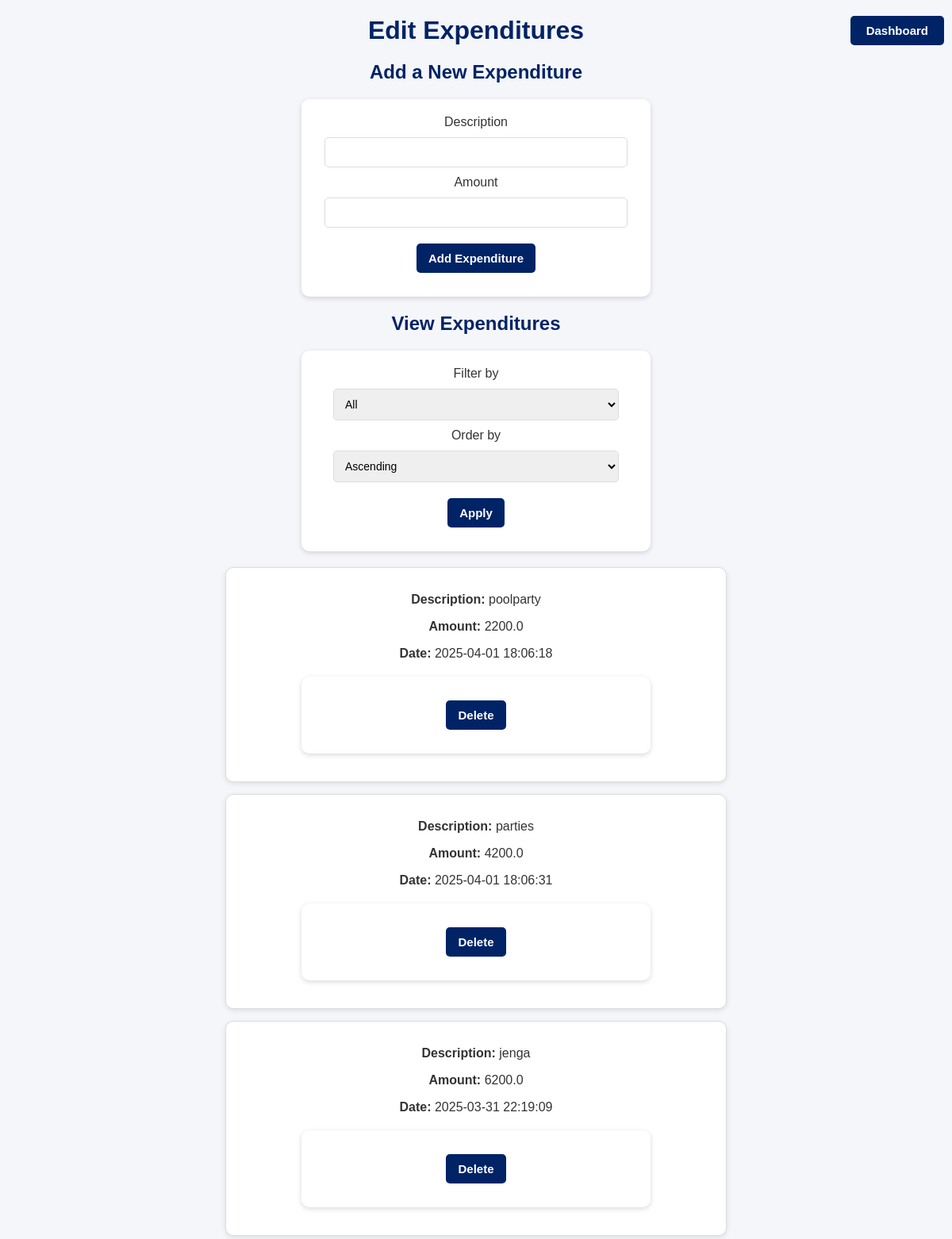
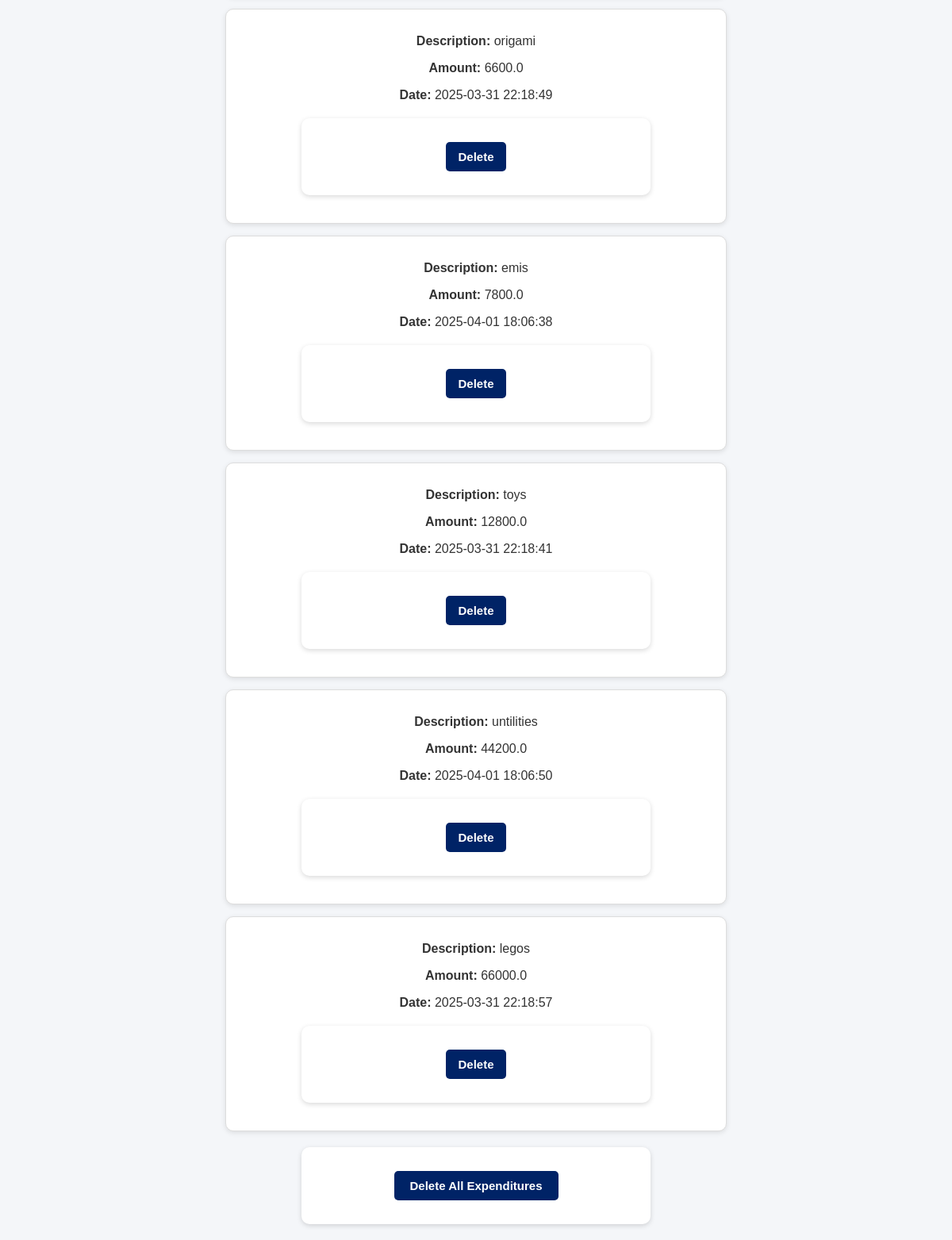
The page /edit_expenditure (signed in) on the database its author committed (2 pictures, top to bottom).
### tables this page shows
CREATE TABLE expenditures (
            id INTEGER PRIMARY KEY AUTOINCREMENT,
            description TEXT NOT NULL,
            amount REAL NOT NULL,
            timestamp DATETIME DEFAULT CURRENT_TIMESTAMP,
            user_id INTEGER NOT NULL,
            FOREIGN KEY (user_id) REFERENCES users (id)
        );

### app.py (the view, shortened to what this page needs)
@app.route('/edit_expenditure', methods=['GET', 'POST'])
def edit_expenditure():
    if 'user_id' not in session:
        return redirect(url_for('signin'))
    user_id = session['user_id']
    conn = get_db_connection()
    filter_option = request.args.get('filter', 'all')
    order_option = request.args.get('order', 'asc')
    if filter_option == 'today':
        query = f"SELECT * FROM expenditures WHERE DATE(timestamp) = DATE('now') AND user_id = ?"
    elif filter_option == 'last_3_months':
        query = f"SELECT * FROM expenditures WHERE DATE(timestamp) >= DATE('now', '-3 months') AND user_id = ?"
    elif filter_option == 'last_6_months':
        query = f"SELECT * FROM expenditures WHERE DATE(timestamp) >= DATE('now', '-6 months') AND user_id = ?"
    elif filter_option == 'last_12_months':
        query = f"SELECT * FROM expenditures WHERE DATE(timestamp) >= DATE('now', '-12 months') AND user_id = ?"
    else:
        query = f"SELECT * FROM expenditures WHERE user_id = ?"
    if order_option == 'asc':
        query += " ORDER BY amount ASC"
    elif order_option == 'desc':
        query += " ORDER BY amount DESC"
    elif order_option == 'date_recent':
        query += " ORDER BY timestamp DESC"
    elif order_option == 'date_oldest':
        query += " ORDER BY timestamp ASC"
    expenditures = conn.execute(query, (user_id,)).fetchall()
    conn.close()
    return render_template('edit_expenditure.html', expenditures=expenditures, filter_option=filter_option, order_option=order_option)

### app.py (called while the page is built)
def get_db_connection():
    conn = sqlite3.connect(DATABASE)
    conn.row_factory = sqlite3.Row
    return conn

### templates/edit_expenditure.html (shortened to what this page needs)
<!DOCTYPE html>
<html lang="en">
<head>
    <link rel="stylesheet" href="/static/css/style.css">
</head>
<body>
    <div class="navbar">
        <button class="dashboard" onclick="window.location.href='/dashboard'">Dashboard</button>
    </div>
    <div class="container">
        <h1>Edit Expenditures</h1>
        <h2>Add a New Expenditure</h2>
        <form action="/edit_expenditure" method="POST">
            <label for="description">Description</label>
            <input type="text" id="description" name="description" required>
            <label for="amount">Amount</label>
            <input type="number" id="amount" name="amount" step="0.01" required>
            <button type="submit">Add Expenditure</button>
        </form>
        <h2>View Expenditures</h2>
        <form action="/edit_expenditure" method="GET">
            <label for="filter">Filter by</label>
            <select id="filter" name="filter">
                <option value="all" {% if filter_option == 'all' %}selected{% endif %}>All</option>
            </select>
            <label for="order">Order by</label>
            <select id="order" name="order">
                <option value="asc" {% if order_option == 'asc' %}selected{% endif %}>Ascending</option>
            </select>
            <button type="submit">Apply</button>
        </form>
        <div class="cards-container">
            {% for expenditure in expenditures %}
            <div class="expenditure-card">
                <p><strong>Description:</strong> {{ expenditure.description }}</p>
                <p><strong>Amount:</strong> {{ expenditure.amount }}</p>
                <p><strong>Date:</strong> {{ expenditure.timestamp }}</p>
                <form action="/delete/{{ expenditure.id }}" method="POST">
                    <button type="submit" class="delete-btn">Delete</button>
                </form>
            </div>
            {% endfor %}
        </div>
        <form action="/delete_all" method="POST" id="delete-all-form">
            <button type="button" class="delete-all-btn" id="delete-all-btn">Delete All Expenditures</button>
        </form>
    </div>
</body>
</html>

### static/css/style.css (style rules this page uses)
body { font-family: 'Arial', sans-serif; background: #f4f6f9; margin: 0; padding: 0; color: #333; text-align: center; }
h1, h2 { color: #002366; margin: 20px 0; }
button { font-size: 15px; font-weight: bold; padding: 10px 15px; margin: 10px auto; border: none; border-radius: 5px; cursor: pointer; transition: all 0.3s ease; background-color: #002366; color: white; }
.navbar { background: none; text-align: right; padding: 10px; position: absolute; top: 0; right: 0; z-index: 1000; }
.navbar button { background-color: #002366; color: white; padding: 10px 20px; border-radius: 5px; border: none; cursor: pointer; }
form { background: #ffffff; border-radius: 10px; padding: 20px; margin: 20px auto; box-shadow: 0px 2px 6px rgba(0, 0, 0, 0.15); width: 90%; max-width: 400px; }
input, select { width: 90%; padding: 10px; margin: 10px 0; border-radius: 5px; border: 1px solid #ddd; font-size: 14px; }
.cards-container { display: flex; flex-direction: column; gap: 15px; align-items: center; margin-top: 20px; }
.expenditure-card { background: #ffffff; padding: 15px; border-radius: 10px; box-shadow: 0px 2px 6px rgba(0, 0, 0, 0.1); border: 1px solid #ddd; width: 90%; max-width: 600px; }
.delete-btn { background-color: #002366; color: white; padding: 10px 15px; border-radius: 5px; border: none; cursor: pointer; }
.delete-all-btn { background-color: #002366; color: white; padding: 10px 20px; border-radius: 5px; border: none; cursor: pointer; }

### rows shown on the page
expenditures: description "poolparty", amount "2200.0", timestamp "2025-04-01 18:06:18"
expenditures: description "parties", amount "4200.0", timestamp "2025-04-01 18:06:31"
expenditures: description "jenga", amount "6200.0", timestamp "2025-03-31 22:19:09"
expenditures: description "origami", amount "6600.0", timestamp "2025-03-31 22:18:49"
expenditures: description "emis", amount "7800.0", timestamp "2025-04-01 18:06:38"
expenditures: description "toys", amount "12800.0", timestamp "2025-03-31 22:18:41"
expenditures: description "untilities", amount "44200.0", timestamp "2025-04-01 18:06:50"
expenditures: description "legos", amount "66000.0", timestamp "2025-03-31 22:18:57"
